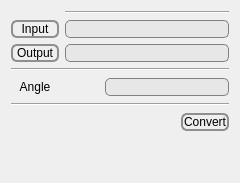
         <widget class="QWidget" name="tab_4">
          <attribute name="title">
           <string>SHP-Rotate</string>
          </attribute>
          <layout class="QVBoxLayout" name="verticalLayout_4">
           <item>
            <layout class="QGridLayout" name="gridLayout_2">
             <item row="1" column="0">
              <widget class="QPushButton" name="rotshpInput">
               <property name="styleSheet">
                <string notr="true">QPushButton {
     border: 2px solid #8f8f91;
     border-radius: 6px;
     background-color: qlineargradient(x1: 0, y1: 0, x2: 0, y2: 1,
                                       stop: 0 #f6f7fa, stop: 1 #dadbde);
     min-width: 44px;
 }

 QPushButton:pressed {
     background-color: qlineargradient(x1: 0, y1: 0, x2: 0, y2: 1,
                                       stop: 0 #dadbde, stop: 1 #f6f7fa);
 }

 QPushButton:flat {
     border: none; /* no border for a flat push button */
 }

 QPushButton:default {
     border-color: navy; /* make the default button prominent */
 }</string>
               </property>
               <property name="text">
                <string>Input</string>
               </property>
              </widget>
             </item>
             <item row="2" column="0">
              <widget class="QPushButton" name="rotshpOutput">
               <property name="styleSheet">
                <string notr="true">QPushButton {
     border: 2px solid #8f8f91;
     border-radius: 6px;
     background-color: qlineargradient(x1: 0, y1: 0, x2: 0, y2: 1,
                                       stop: 0 #f6f7fa, stop: 1 #dadbde);
     min-width: 44px;
 }

 QPushButton:pressed {
     background-color: qlineargradient(x1: 0, y1: 0, x2: 0, y2: 1,
                                       stop: 0 #dadbde, stop: 1 #f6f7fa);
 }

 QPushButton:flat {
     border: none; /* no border for a flat push button */
 }

 QPushButton:default {
     border-color: navy; /* make the default button prominent */
 }</string>
               </property>
               <property name="text">
                <string>Output</string>
               </property>
              </widget>
             </item>
             <item row="1" column="1">
              <widget class="QLineEdit" name="rotshpInput_file">
               <property name="styleSheet">
                <string notr="true">QLineEdit {
     border: 1px solid gray;
     border-radius: 5px;
     padding: 0 8px;
     background: rgb(231, 231, 231);
 }</string>
               </property>
              </widget>
             </item>
             <item row="2" column="1">
              <widget class="QLineEdit" name="rotshpOutput_file">
               <property name="styleSheet">
                <string notr="true">QLineEdit {
     border: 1px solid gray;
     border-radius: 5px;
     padding: 0 8px;
     background: rgb(231, 231, 231);
 }</string>
               </property>
              </widget>
             </item>
             <item row="4" column="0">
              <widget class="QLabel" name="label">
               <property name="text">
                <string>Angle</string>
               </property>
               <property name="alignment">
                <set>Qt::AlignCenter</set>
               </property>
              </widget>
             </item>
             <item row="3" column="0" colspan="2">
              <widget class="Line" name="line_3">
               <property name="orientation">
                <enum>Qt::Horizontal</enum>
               </property>
              </widget>
             </item>
             <item row="0" column="1">
              <widget class="Line" name="line_13">
               <property name="orientation">
                <enum>Qt::Horizontal</enum>
               </property>
              </widget>
             </item>
             <item row="4" column="1">
              <layout class="QHBoxLayout" name="horizontalLayout_9">
               <item>
                <spacer name="horizontalSpacer_6">
                 <property name="orientation">
                  <enum>Qt::Horizontal</enum>
                 </property>
                 <property name="sizeHint" stdset="0">
                  <size>
                   <width>40</width>
                   <height>20</height>
                  </size>
                 </property>
                </spacer>
               </item>
               <item>
                <widget class="QLineEdit" name="angle">
                 <property name="styleSheet">
                  <string notr="true">QLineEdit {
     border: 1px solid gray;
     border-radius: 5px;
     padding: 0 8px;
     background: rgb(231, 231, 231);
 }</string>
                 </property>
                 <property name="alignment">
                  <set>Qt::AlignCenter</set>
                 </property>
                </widget>
               </item>
              </layout>
             </item>
            </layout>
           </item>
           <item>
            <widget class="Line" name="line_12">
             <property name="orientation">
              <enum>Qt::Horizontal</enum>
             </property>
            </widget>
           </item>
           <item>
            <layout class="QHBoxLayout" name="horizontalLayout_3">
             <item>
              <spacer name="horizontalSpacer_4">
               <property name="orientation">
                <enum>Qt::Horizontal</enum>
               </property>
               <property name="sizeHint" stdset="0">
                <size>
                 <width>40</width>
                 <height>20</height>
                </size>
               </property>
              </spacer>
             </item>
             <item>
              <widget class="QPushButton" name="rotGo">
               <property name="styleSheet">
                <string notr="true">QPushButton {
     border: 2px solid #8f8f91;
     border-radius: 6px;
     background-color: qlineargradient(x1: 0, y1: 0, x2: 0, y2: 1,
                                       stop: 0 #f6f7fa, stop: 1 #dadbde);
     min-width: 44px;
 }

 QPushButton:pressed {
     background-color: qlineargradient(x1: 0, y1: 0, x2: 0, y2: 1,
                                       stop: 0 #dadbde, stop: 1 #f6f7fa);
 }

 QPushButton:flat {
     border: none; /* no border for a flat push button */
 }

 QPushButton:default {
     border-color: navy; /* make the default button prominent */
 }</string>
               </property>
               <property name="text">
                <string>Convert</string>
               </property>
              </widget>
             </item>
            </layout>
           </item>
           <item>
            <spacer name="verticalSpacer_2">
             <property name="orientation">
              <enum>Qt::Vertical</enum>
             </property>
             <property name="sizeHint" stdset="0">
              <size>
               <width>20</width>
               <height>40</height>
              </size>
             </property>
            </spacer>
           </item>
          </layout>
         </widget>
